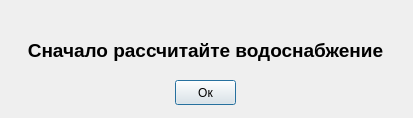
<?xml version="1.0" encoding="UTF-8"?>
<ui version="4.0">
 <class>Dialog</class>
 <widget class="QDialog" name="Dialog">
  <property name="geometry">
   <rect>
    <x>0</x>
    <y>0</y>
    <width>413</width>
    <height>118</height>
   </rect>
  </property>
  <property name="windowTitle">
   <string>Ошибка ввода данных</string>
  </property>
  <widget class="QLabel" name="label">
   <property name="geometry">
    <rect>
     <x>10</x>
     <y>20</y>
     <width>391</width>
     <height>61</height>
    </rect>
   </property>
   <property name="text">
    <string>&lt;html&gt;&lt;head/&gt;&lt;body&gt;&lt;p align=&quot;center&quot;&gt;&lt;span style=&quot; font-size:14pt; font-weight:600;&quot;&gt;Сначало рассчитайте водоснабжение&lt;/span&gt;&lt;/p&gt;&lt;/body&gt;&lt;/html&gt;</string>
   </property>
  </widget>
  <widget class="QPushButton" name="pushButton">
   <property name="geometry">
    <rect>
     <x>175</x>
     <y>80</y>
     <width>61</width>
     <height>25</height>
    </rect>
   </property>
   <property name="text">
    <string>Ок</string>
   </property>
  </widget>
 </widget>
 <resources/>
 <connections/>
</ui>
